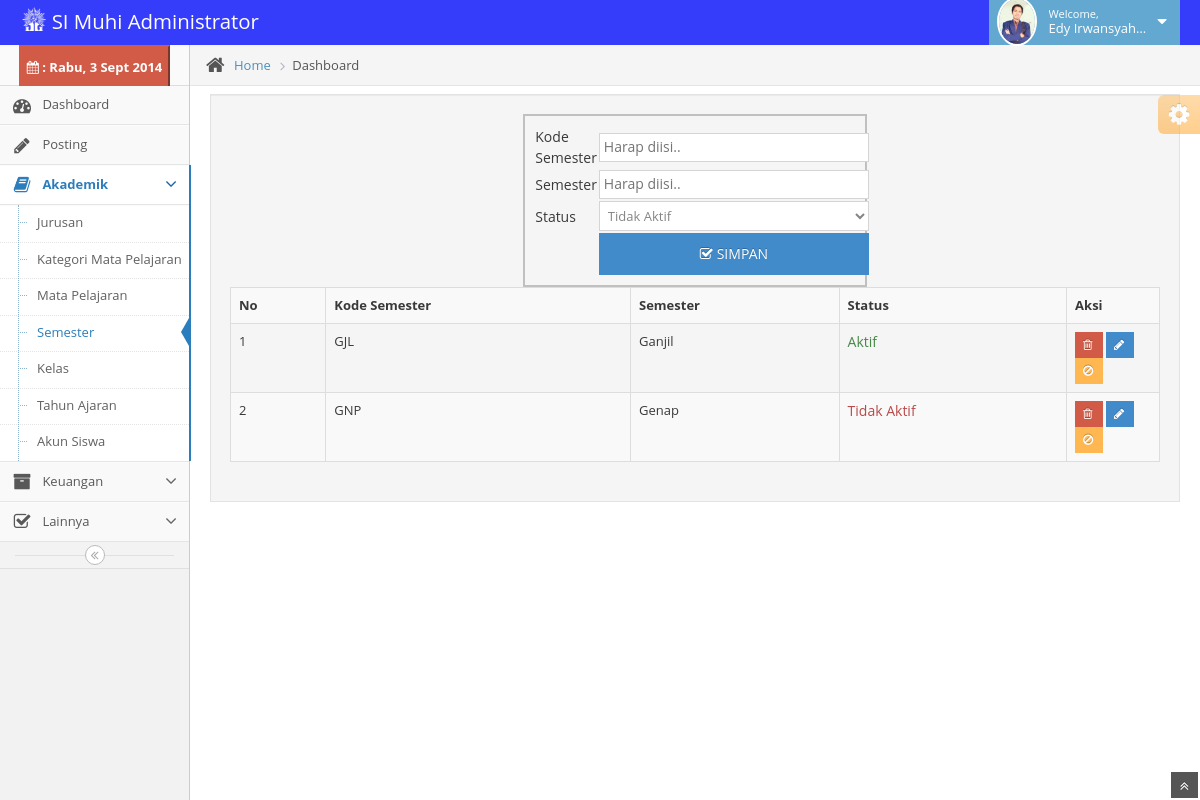
Screenshot of /dadm/dashbord/?content=semester (signed in) with the database file from the repository.
### tables this page shows
CREATE TABLE IF NOT EXISTS `semester` (
  `IdSmtr` varchar(11) NOT NULL,
  `Smtr` varchar(10) NOT NULL,
  `Status` int(2) NOT NULL,
  PRIMARY KEY (`IdSmtr`)
);

### dadm/dashbord/staff/lsemester.php (the view, shortened to what this page needs)
<?php
if ((!isset($_SESSION["id"]))and(!isset($_SESSION["hak"]))) {
    header("location:index.php");
} elseif ((isset($_SESSION["id"]))and(($_SESSION["hak"])==1)) {
    ?>
<table width="100%" class="table table-bordered table-striped">
    <tr>
        <td><strong>No</strong></td>
        <td><strong>Kode Semester</strong></td>
        <td><strong>Semester</strong></td>
        <td><strong>Status</strong></td>
        <td><strong>Aksi</strong></td>
    </tr>
    <?php
    $qsnik="select * from semester";
    $hasil=mysql_query($qsnik);
    $no=1;
    while($row=mysql_fetch_array($hasil))
    {
        if($row['Status']==1){$st="Aktif";$col='"text-success"';}else{$st="Tidak Aktif";$col='"text-danger"';}
        $t=$row['IdSmtr'];
        echo"<tr><td>$no</font></td>".
            "<td>$row[IdSmtr]</td>".
            "<td>$row[Smtr]</td>".
            "<td><label class=$col>$st</td>";?>
            <td width="10%"><a href="#" onclick="hapus('<?php echo $t?>')" class="btn btn-xs btn-danger" title="Hapus"><i class='icon-trash'></i></a>
        <?php
        echo"<a href='?content=semester&id=$row[IdSmtr]&edit=1' class='btn btn-xs btn-primary' title='Edit'><i class='icon-pencil'></i></a> <a href='../dashbord/staff/aksisemester.php?id=$row[IdSmtr]&aksi=akti' class='btn btn-xs btn-warning' title='Aktif/Tidak'><i class='icon-ban-circle'></i></a></td></tr>";
        $no=$no+1;
    }
    ?>
</table>
<?php
}else {
    header("location:../index.php");
}
?>

### rows the page displays
semester: IdSmtr "GJL", Smtr "Ganjil", Status "Aktif"
semester: IdSmtr "GNP", Smtr "Genap", Status "Tidak Aktif"

### other values shown
$rowpro['nama'] "Edy Irwansyah…"
